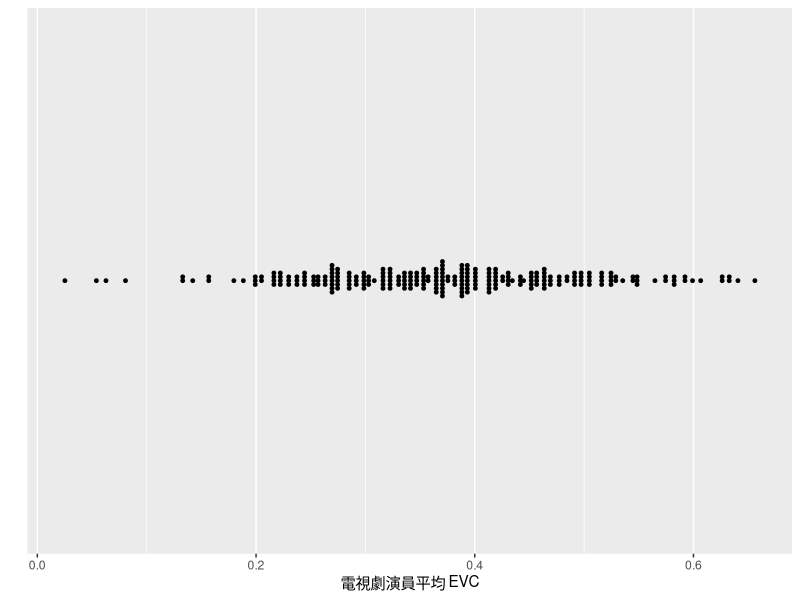
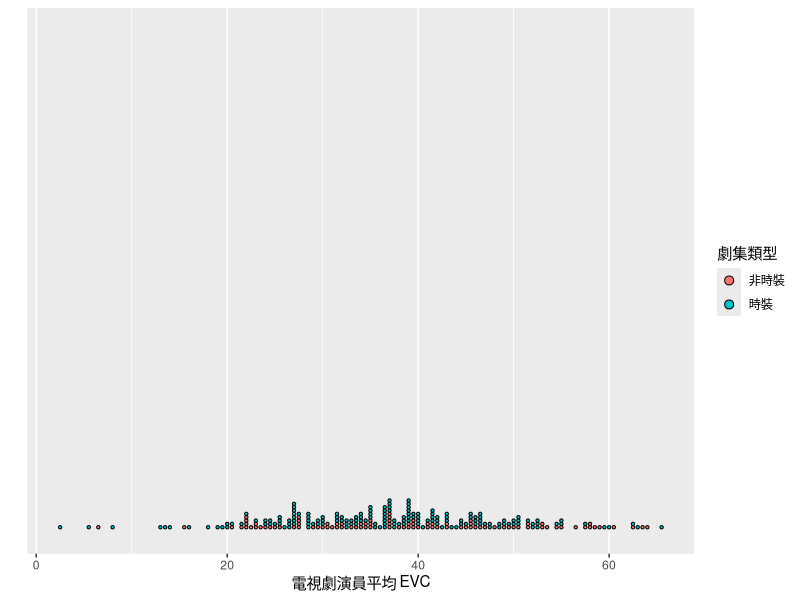
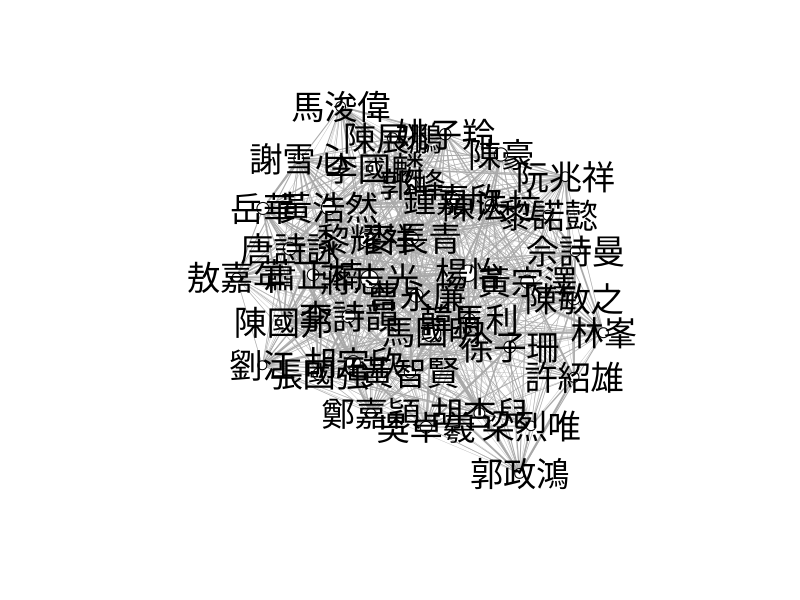

Source code (R) for these figures, in order:
require(plyr)
require(stringr)


allstars <- read.csv("allstars.csv", stringsAsFactors = FALSE, header = FALSE)
stars <- str_split(allstars[,1], "[、\n]")

genDF <- function(x, stars, allstars) {
  ldply(stars[[x]], function(q) cbind(q, allstars[x,2:ncol(allstars)]))
}

impdata <- ldply(1:length(stars), genDF, stars = stars, allstars = allstars)
cleaned_names <- str_replace(str_replace(str_replace(impdata[,1], ".+：", ""), "\\[.+\\]", ""), "　", "")
cleaned_names[cleaned_names == "每集不同演出"] <- ""
cleaned_names[cleaned_names == "布偉傑"] <- "布韋傑"

impdata[,1] <- cleaned_names

impdata <- impdata[impdata[,1] != "",]


library('Matrix')
genIncidenceMatrix <- function(df) {
  A <- spMatrix(nrow=length(unique(df$actor)),ncol=length(unique(df$drama)),i = as.numeric(factor(df$actor)),j = as.numeric(factor(df$drama)),x = rep(1, length(as.numeric(df$actor))))
  row.names(A) <- levels(factor(df$actor))
  colnames(A) <- levels(factor(df$drama))
  return(tcrossprod(A))
}

colnames(impdata)[1:2] <- c("actor", "drama")

inci <- genIncidenceMatrix(impdata[,1:2])
require(igraph)
actorCol <- graph.adjacency(inci, "undirected", weighted = TRUE, diag = FALSE)
actevc <- evcent(actorCol)$vector
paste(names(head(sort(actevc, TRUE), 10)), collapse = "、")

require(plyr)
dramaevc <- ddply(data.frame(evc = actevc[match(impdata$actor, names(actevc))], drama = impdata$drama), .(drama), summarize, meanevc = mean(evc))
dramaevc[order(dramaevc$meanevc),]

require(ggplot2)
x <- ggplot(dramaevc, aes(x = meanevc)) + geom_dotplot(stackdir = "centerwhole", dotsize = 0.7, binwidth = 0.005) + scale_y_continuous(name = "", breaks = NULL) + xlab("電視劇演員平均 EVC")
ggsave(x, file = "stack.png", width = 12, height = 3, dpi = 600)

alldramas <- unique(impdata[,c(2,6,4,5)])

evcproducers <- data.frame(producer = alldramas[,2], evc = dramaevc[match(alldramas$drama, dramaevc$drama),2])

unique(as.character(evcproducers[,1]))

producers <- c("戚其義","梅小青","羅永賢","文偉鴻","潘嘉德","王心慰","唐基明","黃偉聲","莊偉建","張乾文","徐遇安"
,"林志華",
"關永忠",
"曾勵珍",
"羅鎮岳",
"方駿釗",
"劉家豪",
"徐正康",
"李添勝",
"梁家樹",
"蔡晶盛",
"曾志偉",
"陳維冠",
"陳耀全",
"梁家樹",
"羅香蘭",
"李艷芳",
"陳維冠",
"黃華麒",
"梁家樹",
"陳梁",
"魯書潮",
"蔡晶盛",
"霍澤基",
"梁家樹",
"潘嘉德",
"蕭顯輝",
"林志華",
"錢國偉",
"鄺業生",
"歐冠英",
"陳維冠")

uniprod <- unique(producers)
require(stringr)

evcproducers <- data.frame(producer = alldramas[,2], evc = dramaevc[match(alldramas$drama, dramaevc$drama),2])

getEvcProd <- function(x, evcproducers) {
  mean(evcproducers$evc[str_detect(evcproducers$producer, x)])
}
sort(sapply(uniprod, getEvcProd, evcproducers = evcproducers))

evcdramas <- cbind(alldramas, dramaevc[match(alldramas$drama, dramaevc$drama),2])
colnames(evcdramas)[5] <- "evc"

ddply(evcdramas, .(V5), summarize, meanevc = mean(evc))

tapply(evcdramas$evc, str_detect(evcdramas$V5, "時裝"), mean)
str_detect(evcdramas$V5, "時裝")
evcdramas$modern <- as.numeric(str_detect(evcdramas$V5, "時裝")) + 1
evcdramas$evc100 <- evcdramas$evc * 100

x <- ggplot(evcdramas, aes(x = evc100, , fill = factor(modern))) + geom_dotplot(stackgroups = TRUE, method = "histodot", dotsize = 0.7, binwidth = 0.5) + scale_y_continuous(name = "", breaks = NULL) + xlab("電視劇演員平均 EVC") +  scale_fill_discrete(name="劇集類型", breaks = c("1", "2"), labels = c("非時裝","時裝"))
ggsave(x, file = "stack.png", width = 12, height = 3, dpi = 600)

V(actorCol)$evc <- actevc
MVPonly <- induced.subgraph(actorCol, which(V(actorCol)$name %in% names(tail(sort(actevc), 40))), impl = "auto")

png("testgraph_famous.png", width = 1000, height = 1000)
plot(MVPonly, vertex.size = V(MVPonly)$evc * 10, vertex.label.cex = 2, vertex.color = "white", edge.width = (E(MVPonly)$weight / max(E(MVPonly)$weight)) * 3,  layout = layout.fruchterman.reingold, vertex.label.color = "black")
dev.off()
